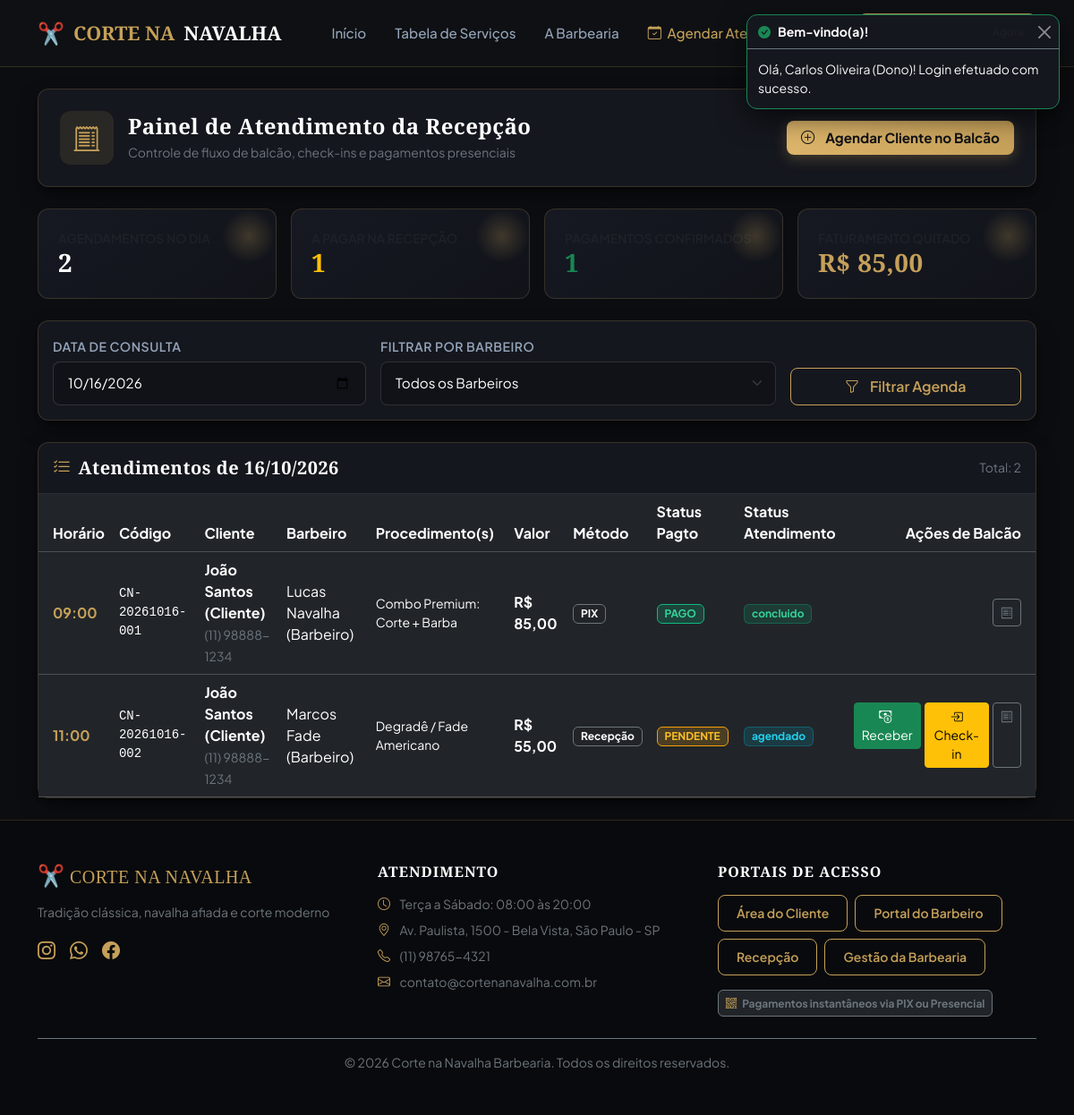
/recepcao/dashboard.php (signed in), run on the app's committed database.
### tables this page shows
CREATE TABLE IF NOT EXISTS `agendamentos` (
    `id` INT AUTO_INCREMENT PRIMARY KEY,
    `codigo_reserva` VARCHAR(20) NOT NULL UNIQUE,
    `cliente_id` INT NOT NULL,
    `barbeiro_id` INT NOT NULL,
    `data_agendamento` DATE NOT NULL,
    `horario` TIME NOT NULL,
    `valor_total` DECIMAL(10,2) NOT NULL,
    `metodo_pagamento` ENUM('pix', 'recepcao') NOT NULL DEFAULT 'pix',
    `status_pagamento` ENUM('pendente', 'pago', 'cancelado') NOT NULL DEFAULT 'pendente',
    `status_atendimento` ENUM('agendado', 'em_atendimento', 'concluido', 'cancelado') NOT NULL DEFAULT 'agendado',
    `pix_copia_cola` TEXT DEFAULT NULL,
    `pix_txid` VARCHAR(100) DEFAULT NULL,
    `pix_pago_em` DATETIME DEFAULT NULL,
    `observacoes` TEXT DEFAULT NULL,
    `recebido_por_id` INT DEFAULT NULL,
    `criado_em` TIMESTAMP DEFAULT CURRENT_TIMESTAMP,
    CONSTRAINT `fk_agendamento_cliente` FOREIGN KEY (`cliente_id`) REFERENCES `usuarios` (`id`) ON DELETE CASCADE,
    CONSTRAINT `fk_agendamento_barbeiro` FOREIGN KEY (`barbeiro_id`) REFERENCES `usuarios` (`id`) ON DELETE RESTRICT,
    CONSTRAINT `fk_agendamento_recepcao` FOREIGN KEY (`recebido_por_id`) REFERENCES `usuarios` (`id`) ON DELETE SET NULL
);

CREATE TABLE IF NOT EXISTS `usuarios` (
    `id` INT AUTO_INCREMENT PRIMARY KEY,
    `nome` VARCHAR(150) NOT NULL,
    `email` VARCHAR(120) NOT NULL UNIQUE,
    `cpf` VARCHAR(20) NOT NULL UNIQUE,
    `telefone` VARCHAR(20) NOT NULL,
    `senha` VARCHAR(255) NOT NULL,
    `perfil` ENUM('cliente', 'barbeiro', 'recepcao', 'dono') NOT NULL DEFAULT 'cliente',
    `foto` VARCHAR(255) DEFAULT 'assets/img/default-avatar.png',
    `especialidade` VARCHAR(150) DEFAULT NULL,
    `chave_pix` VARCHAR(100) DEFAULT NULL,
    `tipo_chave_pix` VARCHAR(30) DEFAULT NULL,
    `comissao_percentual` DECIMAL(5,2) DEFAULT 50.00,
    `ativo` TINYINT(1) DEFAULT 1,
    `criado_em` TIMESTAMP DEFAULT CURRENT_TIMESTAMP
);

CREATE TABLE IF NOT EXISTS `configuracao_empresa` (
    `id` INT AUTO_INCREMENT PRIMARY KEY,
    `nome_barbearia` VARCHAR(150) NOT NULL DEFAULT 'Corte na Navalha Barbearia',
    `slogan` VARCHAR(255) DEFAULT 'Tradição, estilo e precisão em cada detalhe',
    `cnpj` VARCHAR(20) DEFAULT '12.345.678/0001-90',
    `telefone` VARCHAR(20) DEFAULT '(11) 98765-4321',
    `email` VARCHAR(100) DEFAULT 'contato@cortenanavalha.com.br',
    `endereco` VARCHAR(255) DEFAULT 'Rua dos Barbeiros, 777 - Centro, São Paulo - SP',
    `horario_abertura` TIME DEFAULT '08:00:00',
    `horario_fechamento` TIME DEFAULT '20:00:00',
    `chave_pix_principal` VARCHAR(100) DEFAULT 'pix@cortenanavalha.com.br',
    `tipo_chave_pix` VARCHAR(30) DEFAULT 'E-mail',
    `atualizado_em` TIMESTAMP DEFAULT CURRENT_TIMESTAMP ON UPDATE CURRENT_TIMESTAMP
);

### recepcao/dashboard.php (the view, shortened to what the rows shown need)
<?php
require_once __DIR__ . '/../config/db.php';
$pdo = getDBConnection();
$dataFiltro = $_GET['data'] ?? date('Y-m-d');
$params = [':data' => $dataFiltro];
$whereBarbeiro = "";
$sql = "
    SELECT a.*,
           c.nome as cliente_nome, c.telefone as cliente_telefone, c.cpf as cliente_cpf,
           b.nome as barbeiro_nome,
           GROUP_CONCAT(s.nome SEPARATOR ' + ') as procedimentos
    FROM agendamentos a
    JOIN usuarios c ON a.cliente_id = c.id
    JOIN usuarios b ON a.barbeiro_id = b.id
    JOIN agendamento_itens ai ON a.id = ai.agendamento_id
    JOIN servicos s ON ai.servico_id = s.id
    WHERE a.data_agendamento = :data $whereBarbeiro
    GROUP BY a.id
    ORDER BY a.horario ASC
";
$stmt = $pdo->prepare($sql);
$stmt->execute($params);
$agendamentos = $stmt->fetchAll();
require_once __DIR__ . '/../includes/header.php';
?>
<div class="container py-4">
    <div class="barber-card p-0">
        <?php if (empty($agendamentos)): ?>
            <div class="p-5 text-center">
                <i class="bi bi-calendar-x text-muted fs-1 mb-2 d-block"></i>
                <h6 class="text-white">Nenhum atendimento encontrado para os filtros selecionados.</h6>
            </div>
        <?php else: ?>
            <div class="table-responsive">
                <table class="table table-dark table-hover mb-0 align-middle">
                    <thead style="background: #111319;">
                        <tr>
                            <th class="ps-3">Horário</th>
                            <th>Código</th>
                            <th>Cliente</th>
                            <th>Barbeiro</th>
                            <th>Procedimento(s)</th>
                            <th>Valor</th>
                            <th>Método</th>
                            <th>Status Pagto</th>
                            <th>Status Atendimento</th>
                            <th class="text-end pe-3">Ações de Balcão</th>
                        </tr>
                    </thead>
                    <tbody>
                        <?php foreach ($agendamentos as $ag): ?>
                            <tr>
                                <td class="ps-3 fw-bold text-gold fs-6"><?= substr($ag['horario'], 0, 5) ?></td>
                                <td class="font-monospace small"><?= htmlspecialchars($ag['codigo_reserva']) ?></td>
                                <td>
                                    <strong class="text-white d-block"><?= htmlspecialchars($ag['cliente_nome']) ?></strong>
                                    <small class="text-secondary"><?= htmlspecialchars($ag['cliente_telefone']) ?></small>
                                </td>
                                <td><?= htmlspecialchars($ag['barbeiro_nome']) ?></td>
                                <td class="small"><?= htmlspecialchars($ag['procedimentos']) ?></td>
                                <td class="fw-bold">R$ <?= number_format($ag['valor_total'], 2, ',', '.') ?></td>
                                <td>
                                    <span class="badge bg-dark border border-secondary text-capitalize">
                                        <?= ($ag['metodo_pagamento'] === 'pix') ? 'PIX' : 'Recepção' ?>
                                    </span>
                                </td>
                                <td>
                                    <span class="badge badge-<?= $ag['status_pagamento'] ?>">
                                        <?= strtoupper($ag['status_pagamento']) ?>
                                    </span>
                                </td>
                                <td>
                                    <span class="badge badge-<?= $ag['status_atendimento'] ?>">
                                        <?= str_replace('_', ' ', $ag['status_atendimento']) ?>
                                    </span>
                                </td>
                                <td class="text-end pe-3">
                                    <div class="d-flex justify-content-end gap-1">
                                        <?php if ($ag['status_pagamento'] === 'pendente'): ?>
                                            <form action="<?= BASE_URL ?>/actions/agendamento_pagar.php" method="POST" class="d-inline">
                                                <button type="submit" class="btn btn-sm btn-success py-1 px-2" title="Confirmar Recebimento do Pagamento">
                                                    <i class="bi bi-cash-coin me-1"></i> Receber
                                                </button>
                                            </form>
                                        <?php endif; ?>
                                        <?php if ($ag['status_atendimento'] === 'agendado'): ?>
                                            <form action="<?= BASE_URL ?>/actions/agendamento_status.php" method="POST" class="d-inline">
                                                <button type="submit" class="btn btn-sm btn-warning py-1 px-2" title="Check-in: Cliente chegou e sentou na cadeira">
                                                    <i class="bi bi-box-arrow-in-right"></i> Check-in
                                                </button>
                                            </form>
                                        <?php endif; ?>
                                        <a href="<?= BASE_URL ?>/cliente/comprovante.php?codigo=<?= urlencode($ag['codigo_reserva']) ?>" target="_blank" class="btn btn-sm btn-outline-secondary py-1 px-2" title="Ver Comprovante">
                                            <i class="bi bi-receipt"></i>
                                        </a>
                                    </div>
                                </td>
                            </tr>
                        <?php endforeach; ?>
                    </tbody>
                </table>
            </div>
        <?php endif; ?>
    </div>
</div>
<?php require_once __DIR__ . '/../includes/footer.php'; ?>

### includes/footer.php (shortened to what the rows shown need)
</main>
<footer class="mt-auto py-5" style="background: #090a0d; border-top: 1px solid rgba(197, 160, 89, 0.2);">
    <div class="container">
        <div class="row g-4 mb-4">
            <div class="col-lg-4 col-md-6">
                <h5 class="brand-font text-gold mb-3">
                    <span class="fs-4">✂️</span> CORTE NA NAVALHA
                </h5>
                <p class="text-secondary small">
                    <?= htmlspecialchars($empresa['slogan'] ?? 'Tradição, estilo e precisão em cada detalhe.') ?>
                </p>
                <div class="d-flex gap-3 mt-3">
                    <a href="#" class="text-gold fs-5" aria-label="Instagram"><i class="bi bi-instagram"></i></a>
                    <a href="#" class="text-gold fs-5" aria-label="WhatsApp"><i class="bi bi-whatsapp"></i></a>
                    <a href="#" class="text-gold fs-5" aria-label="Facebook"><i class="bi bi-facebook"></i></a>
                </div>
            </div>
            <div class="col-lg-4 col-md-6">
                <ul class="list-unstyled text-secondary small mb-0">
                    <li class="mb-2"><i class="bi bi-clock me-2 text-gold"></i> Terça a Sábado: 08:00 às 20:00</li>
                    <li class="mb-2"><i class="bi bi-geo-alt me-2 text-gold"></i> <?= htmlspecialchars($empresa['endereco'] ?? 'São Paulo - SP') ?></li>
                    <li class="mb-2"><i class="bi bi-telephone me-2 text-gold"></i> <?= htmlspecialchars($empresa['telefone'] ?? '(11) 98765-4321') ?></li>
                    <li><i class="bi bi-envelope me-2 text-gold"></i> <?= htmlspecialchars($empresa['email'] ?? 'contato@cortenanavalha.com.br') ?></li>
                </ul>
            </div>
        </div>
    </div>
</footer>
</body>
</html>

### data on the page
agendamentos: horario "09:00", codigo_reserva "CN-20261016-001", cliente.nome "João Santos (Cliente)", cliente.telefone "(11) 98888-1234", barbeiro.nome "Lucas Navalha (Barbeiro)", procedimentos "Combo Premium: Corte + Barba", valor_total "85,00", metodo_pagamento "PIX", status_pagamento "PAGO", status_atendimento "concluido"
agendamentos: horario "11:00", codigo_reserva "CN-20261016-002", cliente.nome "João Santos (Cliente)", cliente.telefone "(11) 98888-1234", barbeiro.nome "Marcos Fade (Barbeiro)", procedimentos "Degradê / Fade Americano", valor_total "55,00", metodo_pagamento "Recepção", status_pagamento "PENDENTE", status_atendimento "agendado"
configuracao_empresa: slogan "Tradição clássica, navalha afiada e corte moderno", endereco "Av. Paulista, 1500 - Bela Vista, São Paulo - SP", telefone "(11) 98765-4321", email "contato@cortenanavalha.com.br"

### other printed values
$toast['titulo'] "Bem-vindo(a)!"
$toast['mensagem'] "Olá, Carlos Oliveira (Dono)! Login efetuado com sucesso."
$totalClientes "2"
$totalReceberNaHora "1"
$totalQuitados "1"
$faturamentoDia "85,00"
count($agendamentos) "2"
